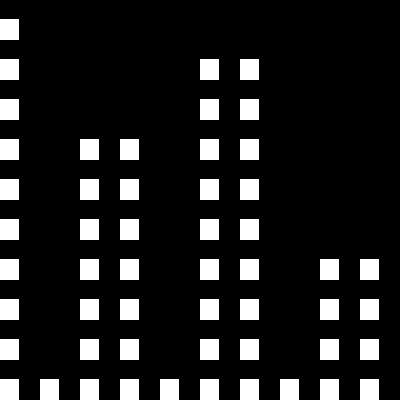

Tiled map render using the project's own tile images. Description and the map definition, with tile-layer contents summarised, below:
An orthogonal 10x10 tile map with 40x40 px tiles, 1 tile layer (Layer 1).

<map version="1.0" orientation="orthogonal" width="10" height="10" tilewidth="40" tileheight="40">
 <tileset firstgid="1" name="texture" tilewidth="40" tileheight="40" spacing="4" margin="4">
  <image source="texture.png" />
 </tileset>
 <layer name="Layer 1" width="10" height="10">
  <data>[100 cells, 53 non-empty, 1 distinct tile ids]</data>
 </layer>
</map>
